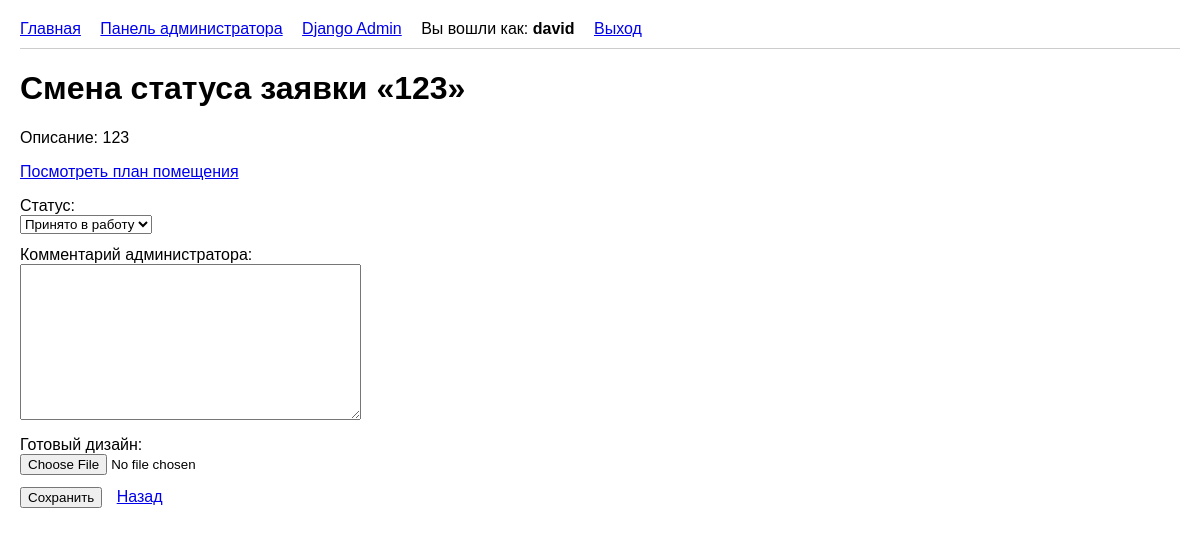
/panel/application/2/status/ (signed in), run on the app's committed database.
### portal/models.py (models this page shows, shortened)
class CustomUser(AbstractUser):
    full_name = models.CharField('ФИО', max_length=255)
    email = models.EmailField('Email', unique=True)
    consent = models.BooleanField('Согласие на обработку ПД', default=False)

class Application(models.Model):
    STATUS_CHOICES = [
        ('new', 'Новая'),
        ('in_progress', 'Принято в работу'),
        ('completed', 'Выполнено'),
    ]
    user = models.ForeignKey(CustomUser, on_delete=models.CASCADE, verbose_name='Пользователь')
    category = models.ForeignKey(Category, on_delete=models.CASCADE, verbose_name='Категория')
    title = models.CharField('Название заявки', max_length=200)
    description = models.TextField('Описание')
    photo = models.ImageField('Фото помещения или план', upload_to='plans/')
    created_at = models.DateTimeField('Дата создания', auto_now_add=True)
    status = models.CharField('Статус', max_length=20, choices=STATUS_CHOICES, default='new')
    admin_comment = models.TextField('Комментарий администратора', blank=True, null=True)
    design_image = models.ImageField('Готовый дизайн', upload_to='designs/', blank=True, null=True)
    class Meta:
        ordering = ['-created_at']

### portal/views.py (the view)
# urls.py: path('panel/application/<int:pk>/status/', views.change_status, name='change_status'),
@user_passes_test(is_admin)
def change_status(request, pk):
    app = get_object_or_404(Application, pk=pk)
    if app.status != 'new':
        return redirect('admin_dashboard')
    if request.method == 'POST':
        form = StatusChangeForm(request.POST, request.FILES, instance=app)
        if form.is_valid():
            form.save()
            return redirect('admin_dashboard')
    else:
        form = StatusChangeForm(instance=app)
    return render(request, 'change_status.html', {'form': form, 'app': app})

### portal/forms.py (shortened to what this page needs)
class StatusChangeForm(forms.ModelForm):
    class Meta:
        model = Application
        fields = ['status', 'admin_comment', 'design_image']
    def __init__(self, *args, **kwargs):
        super().__init__(*args, **kwargs)
        self.fields['status'].choices = [
            ('in_progress', 'Принято в работу'),
            ('completed', 'Выполнено'),
        ]

### portal/views.py (called while the page is built)
def is_admin(user):
    return user.is_authenticated and user.is_staff

### templates/change_status.html (shortened to what this page needs)
{% extends 'base.html' %}
{% block content %}
<h1>Смена статуса заявки «{{ app.title }}»</h1>
<p>Описание: {{ app.description }}</p>
<p><a href="{{ app.photo.url }}" target="_blank">Посмотреть план помещения</a></p>
<form method="post" enctype="multipart/form-data" novalidate>
    {% for field in form %}
    <div class="{% if field.errors %}field-error{% endif %}" style="margin-bottom: 12px;">
        <label>{{ field.label }}:</label><br>
        {{ field }}
    </div>
    {% endfor %}
    <button type="submit">Сохранить</button>
    <a href="{% url 'admin_dashboard' %}" style="margin-left: 10px;">Назад</a>
</form>
{% endblock %}

### templates/base.html (shortened to what this page needs)
<!DOCTYPE html>
<html lang="ru">
<head>
</head>
<body>
<nav>
    <a href="{% url 'index' %}">Главная</a>
    {% if user.is_authenticated %}
    {% if user.is_staff %}
    <a href="{% url 'admin_dashboard' %}">Панель администратора</a>
    <a href="/superadmin/">Django Admin</a>
    {% else %}
    <a href="{% url 'profile' %}">Мои заявки</a>
    <a href="{% url 'create_app' %}">Создать заявку</a>
    {% endif %}
    <span>Вы вошли как: <b>{{ user.username }}</b></span>
    <a href="{% url 'logout' %}" style="margin-left: 15px;">Выход</a>
    {% else %}
    <a href="{% url 'login' %}">Вход</a>
    <a href="{% url 'register' %}">Регистрация</a>
    {% endif %}
</nav>
{% block content %}{% endblock %}
</body>
</html>

### templates/base.html (style rules this page uses)
body { font-family: Arial, sans-serif; margin: 20px; }
nav { margin-bottom: 20px; padding-bottom: 10px; border-bottom: 1px solid #ccc; }
nav a { margin-right: 15px; }

### data on the page
CustomUser: username "david"
Application: title "123", description "123", form "Принято в работу"

### other printed values
{{ field.label }} "Статус" "Комментарий администратора" "Готовый дизайн"
